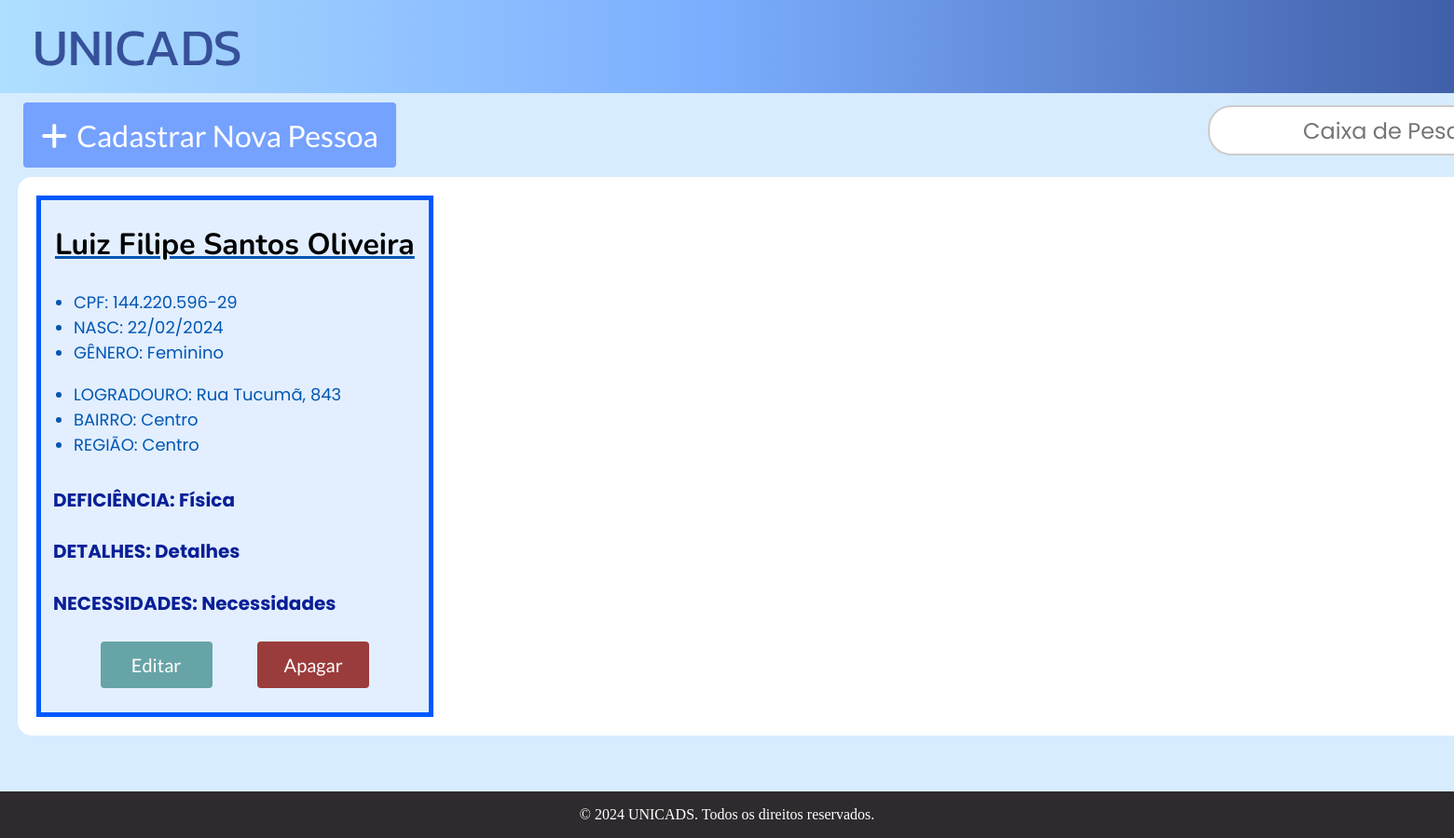
The page /pessoas/ (signed in) on the database its author committed.
### base/models.py (models this page shows, shortened)
class Pessoa(models.Model):
    nome =  models.CharField(max_length=200, blank=False, null=False)
    cpf = models.CharField(max_length=20)
    data_nasc = models.DateField()
    genero = models.CharField(
        max_length=1,
        choices=[
        ('M', 'Masculino'),
        ('F', 'Feminino'),
    ],
        default='Não informado',
    )
    enderecos = models.ForeignKey(Endereco, on_delete=models.SET_NULL, null=True, default=None)
    deficiencia = models.CharField(max_length=15,
                                   choices=[
                                        ('Física', 'Física'),
                                        ('Auditiva', 'Auditiva'),
                                        ('Visual', 'Visual'),
                                        ('Intelectual', 'Intelectual'),
                                        ('Psicossocial', 'Psicossocial'),
                                   ],
                                   default='Não informada')
    detalhes = models.CharField(max_length=300, default='Não Fornecido')
    necessidades = models.CharField(max_length=300, default='Não Fornecida')

class Endereco(models.Model):
    BAIRROS_CHOICES = [
        ('Água Verde', 'Água Verde'),
        ('Águas Claras', 'Águas Claras'),
        ('Amizade', 'Amizade'),
        ('Barra do Rio Cerro', 'Barra do Rio Cerro'),
        ('Barra do Rio Molha', 'Barra do Rio Molha'),
        ('Boa Vista', 'Boa Vista'),
        ('Braço Ribeirão Cavalo', 'Braço Ribeirão Cavalo'),
        ('Centenário', 'Centenário'),
        ('Centro', 'Centro'),
        ('Chico de Paulo', 'Chico de Paulo'),
        ('Czerniewicz', 'Czerniewicz'),
        ('Estrada Nova', 'Estrada Nova'),
        ('Ilha da Figueira', 'Ilha da Figueira'),
        ('Jaraguá 84', 'Jaraguá 84'),
        ('Jaraguá 99', 'Jaraguá 99'),
        ('Jaraguá Esquerdo', 'Jaraguá Esquerdo'),
        ('João Pessoa', 'João Pessoa'),
        ('Nereu Ramos', 'Nereu Ramos'),
        ('Nova Brasília', 'Nova Brasília'),
        ('Parque Malwee', 'Parque Malwee'),
        ('Rau', 'Rau'),
        ('Ribeirão Cavalo', 'Ribeirão Cavalo'),
        ('Rio Cerro I', 'Rio Cerro I'),
        ('Rio Cerro II', 'Rio Cerro II'),
        ('Rio da Luz', 'Rio da Luz'),
        ('Rio Molha', 'Rio Molha'),
        ('Santa Luzia', 'Santa Luzia'),
        ('Santo Antônio', 'Santo Antônio'),
        ('São Luís', 'São Luís'),
        ('Tifa Martins', 'Tifa Martins'),
        ('Tifa Monos', 'Tifa Monos'),
        ('Três Rios do Norte', 'Três Rios do Norte'),
        ('Três Rios do Sul', 'Três Rios do Sul'),
        ('Vieira', 'Vieira'),
        ('Vila Baependi', 'Vila Baependi'),
        ('Vila Lalau', 'Vila Lalau'),
        ('Vila Lenzi', 'Vila Lenzi'),
        ('Vila Nova', 'Vila Nova'),
    ]
    logradouro = models.CharField(max_length=200)
    bairro = models.CharField(max_length=100,
                                choices=BAIRROS_CHOICES, default='Não Informado')
    regiao = models.CharField(max_length=100)

### base/views.py (the view, shortened to what this page needs)
# urls.py: path('pessoas/', views.pessoas, name='pessoas'),
@login_required(login_url="login/")
def pessoas(request):
    pessoas = Pessoa.objects.all()
    pesquisa = request.GET.get('pesquisa')
    for pessoa in pessoas:
        data_nasc_formatada = pessoa.data_nasc.strftime('%d/%m/%Y')
        pessoa.data_nasc = datetime.strptime(data_nasc_formatada, '%d/%m/%Y')
    return render(request, 'pessoas.html', {'pessoas':pessoas})

### base/templates/pessoas.html (shortened to what this page needs)
{% extends "base.html" %}
{% load static %}
{% block css %}{% static 'css/pessoas.css' %}{% endblock %}
{% block conteudo %}
<link rel="stylesheet" href="https://cdnjs.cloudflare.com/ajax/libs/font-awesome/6.0.0-beta3/css/all.min.css">
<main>
    <div class="cima">
        <div class="cadastrar">
            <form action="{% url 'cadastro' %}">
                <button class="cadastro" type="submit"><i class="fas fa-plus"></i>Cadastrar Nova Pessoa</button>
            </form>
        </div>
        <form method="get" class="caixa-de-pesquisa">
            <div class="caixa">
                <input type="text" name="pesquisa" id="id_pesquisa" autocomplete="off" placeholder="Caixa de Pesquisa">
            </div>
        </form>
    </div>
    <div class="conteudo">
        {% for pessoa in pessoas %}
        <div class="pessoa">
            <h1 class="nome">{{ pessoa.nome }}</h1>
            <ul>
                <li>CPF: {{ pessoa.cpf }}</li>
                <li>NASC: {{ pessoa.data_nasc|date:"d/m/Y" }}</li>
                {% if pessoa.genero == 'M' %}
                <li>GÊNERO: Masculino</li>
                {% else %}
                <li>GÊNERO: Feminino</li>
                {% endif %}
                <br>
                <li>LOGRADOURO: {{ pessoa.enderecos.logradouro }}</li>
                <li>BAIRRO: {{ pessoa.enderecos.bairro }}</li>
                <li>REGIÃO: {{ pessoa.enderecos.regiao }}</li>
            </ul>
            <p class="deficiencia">DEFICIÊNCIA: {{ pessoa.deficiencia }}</p>
            {% if pessoa.detalhes %}
            <p class="detalhes">DETALHES: {{ pessoa.detalhes }}</p>
            {% else %}
            <p class="detalhes">DETALHES: Não Informado</p>
            {% endif %}
            {% if pessoa.necessidades %}
            <p class="necessidades">NECESSIDADES: {{ pessoa.necessidades }}</p>
            {% else %}
            <p class="necessidades">NECESSIDADES: Não Informada</p>
            {% endif %}
            <div class="botoes">
                <form method="POST" action="{% url 'editar' pessoa.id %}">
                    <button class="editar">Editar</button>
                </form>
                <form method="POST" action="{% url 'apagar' pessoa.id %}" >
                    <button type="submit" onclick="return confirm('Tem certeza que deseja apagar esta pessoa?')" class="apagar">Apagar</button>
                </form>
            </div>
        </div>
        {% endfor %}
    </div>
</main>
{% endblock %}

### base/templates/base.html (shortened to what this page needs)
{% load static %}
<!DOCTYPE html>
<html lang="pt-br">
<head>
    <link rel="stylesheet" href="{% block css %}{% endblock %}">
</head>
<body>
    <header>
        <div class="header-content">
            <a href="{% url 'home' %}">UNICADS</a>
        </div>
    </header>
    {% block conteudo %}
    {% endblock %}
    <footer>
        <p>© 2024 UNICADS. Todos os direitos reservados.</p>
    </footer>
</body>
</html>

### static/css/pessoas.css (style rules this page uses)
main { display: flex; flex-direction: column; align-items: center; }
.cima { width: 100%; display: flex; align-items: center; justify-content: space-between; }
.cadastrar { margin-top: 10px; margin-left: 25px; align-self: flex-start; }
.cadastro { width: 400px; height: 70px; font-size: 32px; font-family: 'Lato'; background-color: rgb(117, 161, 255); color: #fff; border: none; border-radius: 4px; cursor: pointer; transition: background 0.3s ease; }
.cadastro i { margin-right: 10px; }
.caixa-de-pesquisa { width: fit-content; height: 70px; margin-right: 30px; display: flex; align-items: center; justify-content: flex-end; }
.caixa { display: flex; justify-content: center; align-items: center; margin-right: 15px; }
.caixa input[type="text"] { text-align: center; height: 30px; width: 400px; padding: 10px; border: 2px solid #ccc; border-radius: 25px; font-size: 24px; font-family: 'Poppins', sans-serif; outline: none; }
.conteudo { display: flex; justify-content: flex-start; margin-top: 10px; min-height: 600px; width: 98%; background-color: #ffffff; border-radius: 15px; }
.pessoa { display: flex; flex-direction: column; justify-content: space-evenly; margin: 20px; padding: 15px; min-width: 300px; max-width: 500px; min-height: 200px; background-color: #e3efff; border: 5px solid rgb(0, 89, 255); }
.pessoa h1 { word-wrap: break-word; text-align: center; margin-bottom: 0px; margin-top: 0px; text-decoration: #0056b3 underline; font-family: 'Nunito'; }
.pessoa li { margin-left: -20px; font-size: 18px; font-family: 'Poppins'; color: #0056b3; }
.pessoa ul { margin-bottom: 0px; }
.deficiencia, .necessidades, .detalhes { word-wrap: break-word; margin-top: 20px; margin-left: -2px; margin-bottom: -5px; font-size: 20px; font-weight: bold; text-justify: auto; font-family: 'Poppins'; color: rgb(9, 31, 151); }
.botoes { display: flex; justify-content: space-evenly; align-content: center; }
.editar, .apagar { margin-top: 20px; width: 120px; height: 50px; font-family: 'Lato'; font-size: 20px; color: #fff; border: none; border-radius: 4px; cursor: pointer; transition: background 0.3s ease; }
.editar { background-color: rgb(103, 164, 167); }
.apagar { background-color: rgb(155, 60, 60); }

### base/templates/base.html (style rules this page uses)
body { margin: 0; padding: 0; min-height: 900px; min-width: fit-content; background-color: rgb(215, 236, 255); }
footer { background-color: #2e2a2d; color: #fff; text-align: center; padding: 0; position: fixed; bottom: 0; width: 100%; }
header { display: flex; width: 100%; background: linear-gradient(to left, #36519a 10%, #7caeff 60%, #afdfff); color: #fff; }
.header-content { display: flex; width: 100%; align-items: center; justify-content: space-between; height: 100px; }
.header-content a { padding-left: 5px; padding-right: 5px; font-size: 56px; font-family: 'Kanit', sans-serif; text-decoration: none; color: #36519a; margin-left: 30px; border-radius: 5px; }

### rows shown on the page
Pessoa: nome "Luiz Filipe Santos Oliveira", cpf "144.220.596-29", data_nasc "22/02/2024", genero "GÊNERO: Feminino", enderecos.logradouro "Rua Tucumã, 843", enderecos.bairro "Centro", enderecos.regiao "Centro", deficiencia "Física", detalhes "Detalhes", necessidades "Necessidades"
